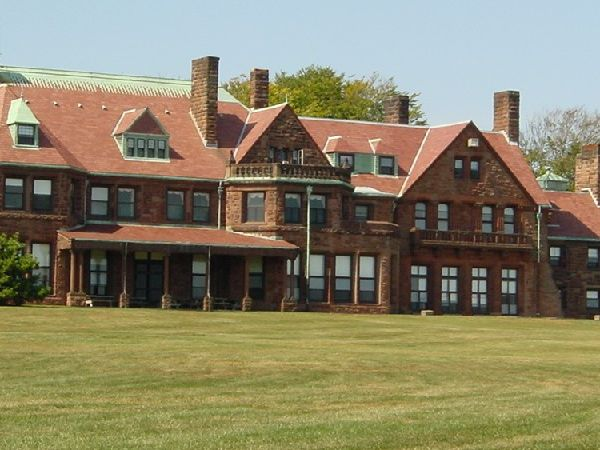
#> input picture lecture_3/input/1-004-1.jpg, 600 x 450 px
$ python result.py
#> lines starting #> are read from the running program, lines starting #| are printed output that depends on the picture
import cv2
import math
import numpy as np
from matplotlib import pyplot as plt


def template_matching_ssd(src, temp):
    # 画像の高さ・幅を取得
    h, w = src.shape
    ht, wt = temp.shape[0], temp.shape[1]
    # スコア格納用の二次元配列
    score = np.empty((h-ht, w-wt))
    # テンプレートマッチングの走査
    for dy in range(0, h - ht):
        for dx in range(0, w - wt):
            #　二乗誤差の和を計算
            diff = (src[dy:dy + ht, dx:dx + wt] - temp)**2
            score[dy, dx] = diff.sum()

    # スコアが最小の走査位置を返す
    pt = np.unravel_index(score.argmin(), score.shape)

    return (pt[1], pt[0])

# 変換行列を求める関数
rotate_matrix = lambda radian, x_t, y_t : [
        [math.cos(radian), math.sin(radian), x_t],
        [-math.sin(radian), math.cos(radian), y_t]
    ]

# 画像の周りに黒のエッジを加える関数
def add_edge(img):
    H, W = img.shape
    WID = 1500 # int(np.max(img.shape) * 2 ** 0.5)
    print(WID)
    e_img = np.zeros((WID, WID))
    e_img[
        int((WID-H)/2):int((WID+H)/2),
        int((WID-W)/2):int((WID+W)/2)
    ] = img
    return e_img

# 変換行列を作をさせる関数
def dot_gen(map_matrix):
    return lambda x: np.dot(map_matrix, x)

# アフィン変換をする関数
def afin_image(afintrans, image, x_length, y_length):
    afin_result = np.zeros((y_length, x_length))
    for y in range(len(image)):
        for x in range(len(image[y])):
            if image[y][x] == 0:
                continue
            trans_posi = afintrans([[x],[y],[1]])
            new_x = math.floor(trans_posi[0][0])
            new_y = math.floor(trans_posi[1][0])
            if new_x >= 0 and new_x < x_length and new_y >= 0 and new_y < y_length:
                afin_result[new_y][new_x] = image[y][x]
    return afin_result


if __name__ == '__main__':
    # 平行移動させるサイズを求める
    ## 比較対象の2画像をインポート
    path_src = './input/1-004-1.jpg'
    inputs_src = cv2.imread(path_src)
#> inputs_src is the input picture: shape (450, 600, 3); mean B, G, R 103.8, 130.5, 137
    edges_src = cv2.cvtColor(inputs_src, cv2.COLOR_RGB2GRAY)
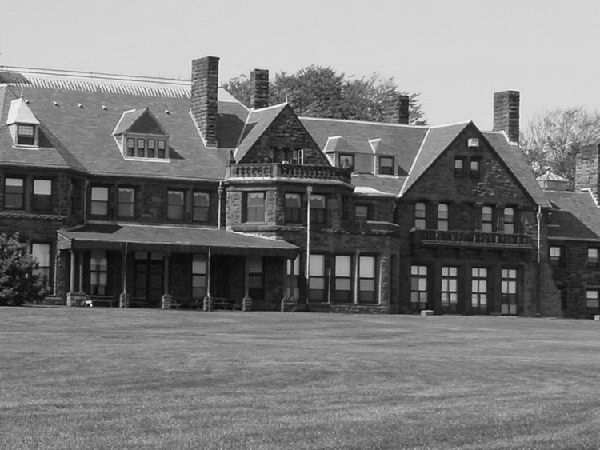
#> edges_src: shape (450, 600); min 1, max 253, mean 123.3

    path_comp = './input/test.png'
    inputs_comp = cv2.imread(path_comp)
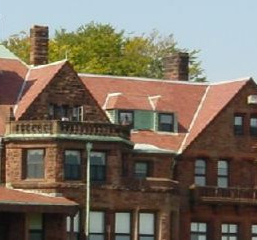
#> input picture lecture_3/input/test.png, 257 x 240 px
#> inputs_comp is the input picture: shape (240, 257, 3); mean B, G, R 97, 110.7, 122
    edges_comp = cv2.cvtColor(inputs_comp, cv2.COLOR_RGB2GRAY)
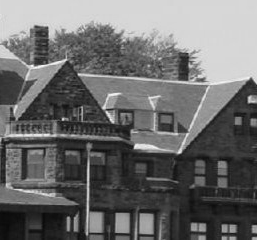
#> edges_comp: shape (240, 257); min 8, max 246, mean 107.9

    pt = template_matching_ssd(edges_src, edges_comp)
#> after the loop in template_matching_ssd, `for dy in range(0, h - ht):`:
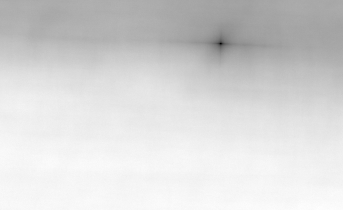
#> score: shape (210, 343) float64; min 1968412, max 6948876, mean 6170169.9; drawn with min black and max white
#> in template_matching_ssd, `pt = np.unravel_index(score.argmin(), score.shape)`: pt = (43, 220)
#> pt = (220, 43)
    move_x, move_y = pt[0], pt[1]
#> move_x = 220; move_y = 43

    # 平行移動させる画像をインポート
    path_tmp = './input/1-004-2.jpg'
    inputs_tmp = cv2.imread(path_tmp)
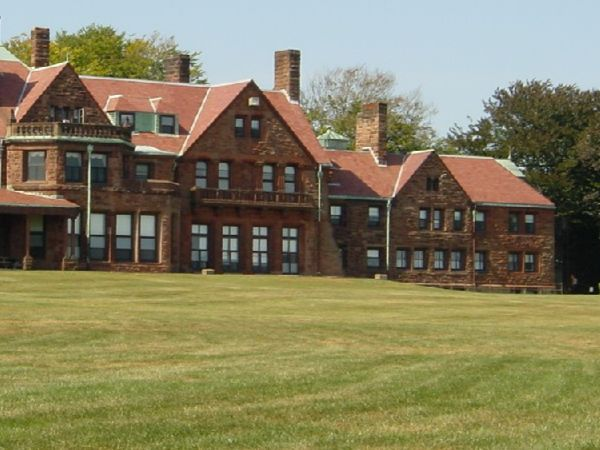
#> input picture lecture_3/input/1-004-2.jpg, 600 x 450 px
#> inputs_tmp is the input picture: shape (450, 600, 3); mean B, G, R 94.9, 126.4, 131.9
    edges_tmp = add_edge(cv2.cvtColor(inputs_tmp, cv2.COLOR_RGB2GRAY))

    # 変換行列を計算
    afintrans = dot_gen(rotate_matrix(0, move_x, move_y))

    rows, cols = edges_tmp.shape
#> rows = 1500; cols = 1500

    # アフィン変換
    afin_result = afin_image(afintrans, edges_tmp, cols, rows) + add_edge(cv2.cvtColor(inputs_src, cv2.COLOR_RGB2GRAY))
#> after the loop in afin_image, `for y in range(len(image)):`:
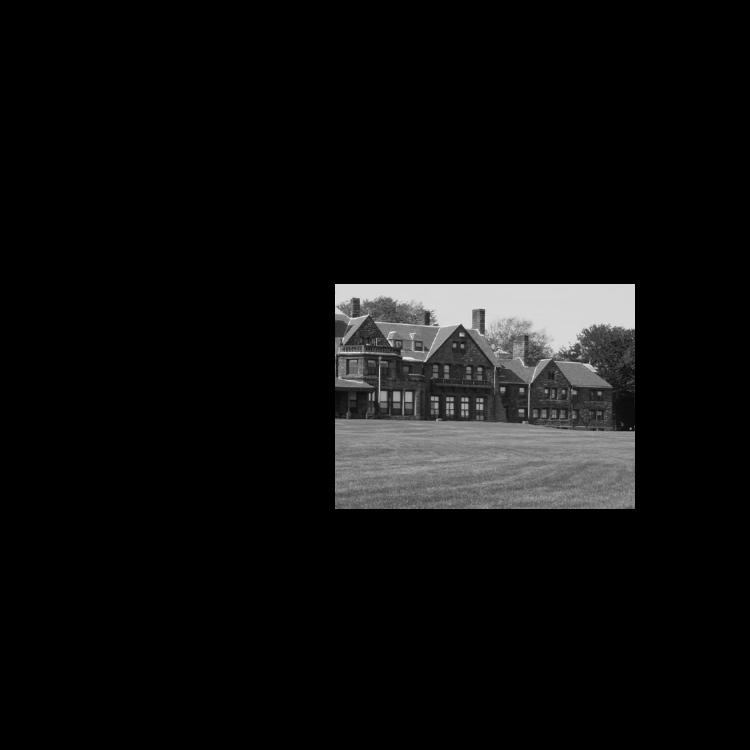
#> afin_result: shape (1500, 1500) float64 (shown at 1/2 size); min 0, max 248, mean 14.1

    cv2.imwrite('./output/ans.png', afin_result)
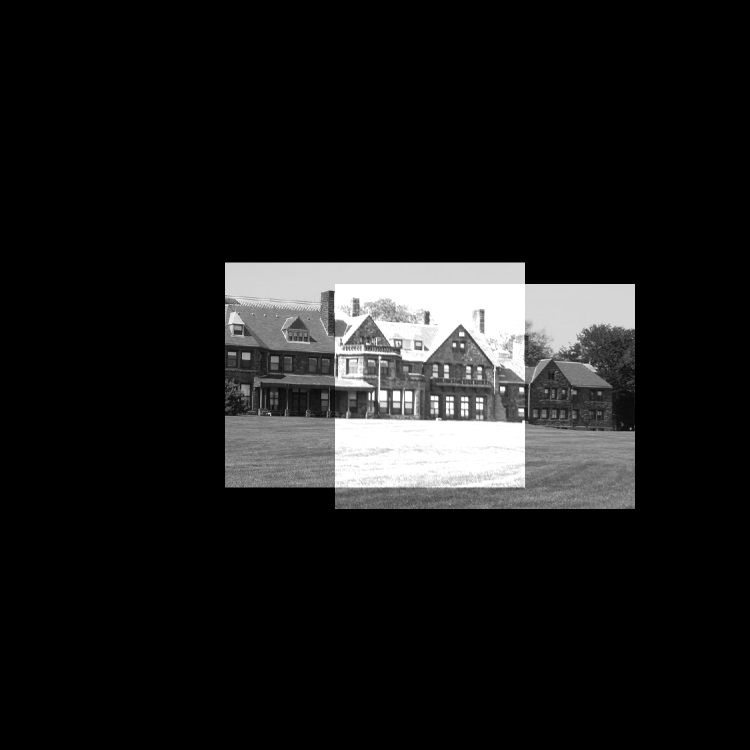
#> saved as ans.png: shape (1500, 1500) (shown at 1/2 size); min 0, max 255, mean 26.7
